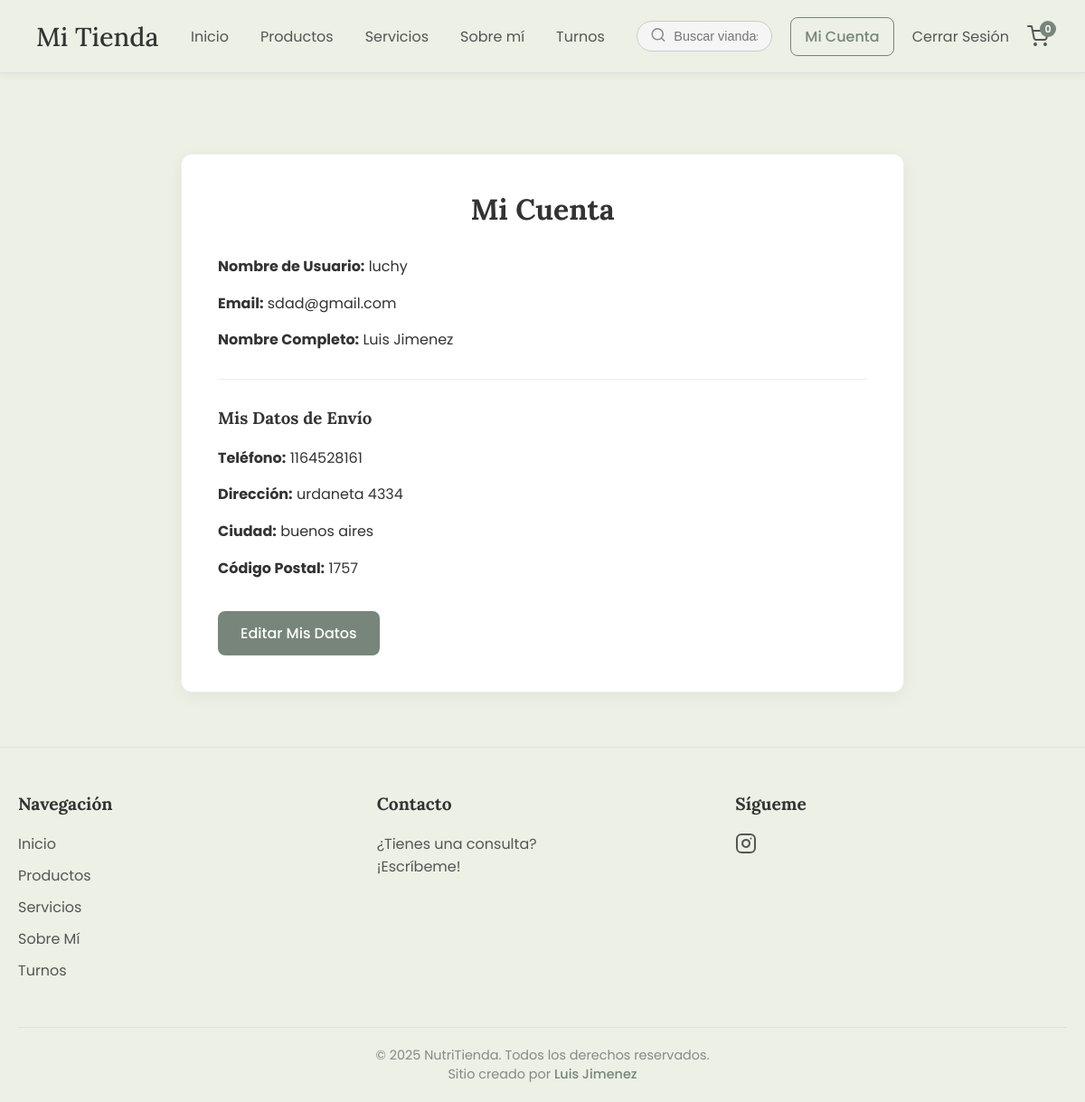
Screenshot of /mi-cuenta/ (signed in) with the database file from the repository.
### usuarios/models.py (models this page shows, shortened)
class Perfil(models.Model):
    user = models.OneToOneField(User, on_delete=models.CASCADE)
    telefono = models.CharField(max_length=20, null=True, blank=True)
    direccion = models.CharField(max_length=255, null=True, blank=True)
    ciudad = models.CharField(max_length=100, null=True, blank=True)
    codigo_postal = models.CharField(max_length=10, null=True, blank=True)
    es_cliente_activo = models.BooleanField(default=False)

### configuracion/models.py (models this page shows, shortened)
class AparienciaConfig(models.Model):
    logo_sitio = ProcessedImageField(
        upload_to='logos/',
        processors=[Transpose(), ResizeToFit(height=80)], # Redimensionar por altura (máx 80px de alto)
        format='PNG', # Conservar PNG para logos transparentes
        options={'quality': 90},
        blank=True, null=True, verbose_name="Logo del Sitio (Navbar)"
    )
    color_fondo_body = ColorField(default='#ECF0E5', verbose_name="Color de Fondo Principal")
    color_carrito_activo = ColorField(default='#E74C3C', verbose_name="Color Contador Carrito (con items)", help_text="Color del círculo numérico del carrito cuando tiene productos.")
    navbar_color_fondo = ColorField(default='#FFFFFF', verbose_name="Color de Fondo (Navbar y Footer)")
    navbar_color_enlaces = ColorField(default='#555555', verbose_name="Color de Texto (Enlaces del Nav)")
    class EstilosTarjeta(models.TextChoices):
        SIMPLE = 'simple', 'Estilo Simple (Actual)'
        HOT_SALE = 'hot_sale', 'Estilo "Hot Sale" (Con insignia)'
        HARVEST = 'harvest', 'Estilo "Harvest" (Vase)'
    estilo_tarjeta_producto = models.CharField(max_length=20, choices=EstilosTarjeta.choices, default=EstilosTarjeta.SIMPLE, verbose_name="Estilo de Tarjetas de Producto", help_text="Elige el diseño que se usará para mostrar los productos en el catálogo.")
    class FuentesTarjeta(models.TextChoices):
        DEFAULT = '"Poppins", sans-serif', 'Fuente Principal (Poppins)'
        SERIF = '"Lora", serif', 'Fuente Elegante (Lora)'
        MODERNA = '"Segoe UI", sans-serif', 'Fuente Moderna (Segoe UI)'
    fuente_tarjetas = models.CharField(max_length=50, choices=FuentesTarjeta.choices, default=FuentesTarjeta.DEFAULT, verbose_name="Tipografía de Tarjetas")
    color_titulo_tarjeta = ColorField(default='#18181B', verbose_name="Color Título (Tarjetas)")
    color_desc_tarjeta = ColorField(default='#52525B', verbose_name="Color Descripción (Tarjetas)")
    boton_color_principal_fondo = ColorField(default='#78857A', verbose_name="Color Principal (Botones)")
    boton_color_principal_texto = ColorField(default='#FFFFFF', verbose_name="Color de Texto (Botones)")
    boton_color_principal_hover = ColorField(default='#647066', verbose_name="Color Hover (Botones)")
    boton_color_secundario_borde = ColorField(default='#78857A', verbose_name="Color Secundario (Borde y Texto)")
    card_btn_principal_fondo = ColorField(default='#78857A', verbose_name="[Tarjeta] Color Principal (Fondo)")
    card_btn_principal_texto = ColorField(default='#FFFFFF', verbose_name="[Tarjeta] Color Principal (Texto)")
    card_btn_principal_hover = ColorField(default='#647066', verbose_name="[Tarjeta] Color Principal (Hover)")
    card_btn_secundario_borde = ColorField(default='#78857A', verbose_name="[Tarjeta] Color Secundario (Borde)")
    footer_col_contacto_titulo = models.CharField(max_length=50, default="Contacto", verbose_name="Título Columna Contacto")
    footer_col_contacto_texto = models.TextField(max_length=200, default="¿Tienes una consulta? <br> ¡Escríbeme!", verbose_name="Texto Columna Contacto", blank=True)
    footer_link_instagram = models.URLField(max_length=255, blank=True, null=True, verbose_name="Enlace Instagram", help_text="URL completa (ej: https://instagram.com/...)")
    footer_link_whatsapp = models.URLField(max_length=255, blank=True, null=True, verbose_name="Enlace WhatsApp", help_text="URL completa (ej: https://wa.me/123456...)")
    footer_texto_creditos = models.CharField(max_length=100, default="Luis Jiménez", verbose_name="Nombre Creador (Footer)")
    class Meta:
        verbose_name = "Configuración de Apariencia"
        verbose_name_plural = "Configuración de Apariencia"

### usuarios/views.py (the view)
# urls.py: path('', views.profile_view, name='profile'),
@login_required
def profile_view(request):
    return render(request, 'usuarios/profile.html')

### configuracion/context_processors.py (called while the page is built)
def apariencia_context(request):
    config = AparienciaConfig.objects.first()
    if not config:
        config_data = {
            'logo_sitio': None,
            'color_fondo_body': '#ECF0E5',
            'navbar_color_fondo': '#FFFFFF',
            'navbar_color_enlaces': '#555555',
            'boton_color_principal_fondo': '#78857A',
            'boton_color_principal_texto': '#FFFFFF',
            'boton_color_principal_hover': '#647066',
            'boton_color_secundario_borde': '#78857A',
             'color_carrito_activo': '#E74C3C',
        }
    else:
        config_data = config
    return {'apariencia_config': config_data}

### templates/usuarios/profile.html
{% extends 'base.html' %}
{% load static %}
{% block extra_css %}
  <link rel="stylesheet" href="{% static 'css/pages/auth.css' %}">
{% endblock %}
{% block content %}
<div class="profile-container">
    <h2>Mi Cuenta</h2>
    <div class="profile-info">
        <p><strong>Nombre de Usuario:</strong> {{ user.username }}</p>
        <p><strong>Email:</strong> {{ user.email }}</p>
        <p><strong>Nombre Completo:</strong> {{ user.first_name }} {{ user.last_name }}</p>
    </div>
    <hr>
    <div class="profile-details">
        <h3>Mis Datos de Envío</h3>
        <p><strong>Teléfono:</strong> {{ user.perfil.telefono|default:"No especificado" }}</p>
        <p><strong>Dirección:</strong> {{ user.perfil.direccion|default:"No especificada" }}</p>
        <p><strong>Ciudad:</strong> {{ user.perfil.ciudad|default:"No especificada" }}</p>
        <p><strong>Código Postal:</strong> {{ user.perfil.codigo_postal|default:"No especificado" }}</p>
    </div>
    <a href="{% url 'edit_profile' %}" class="btn-principal" style="margin-top: 20px; display: inline-block;">Editar Mis Datos</a>
</div>
{% endblock %}

### templates/footer_content.html (shortened to what this page needs)
{% load static %}
<footer class="site-footer">
    <div class="footer-container">
        <div class="footer-column">
            <h4>Navegación</h4>
            <ul>
                <li><a href="{% url 'inicio' %}">Inicio</a></li>
                <li><a href="{% url 'lista_productos' %}">Productos</a></li>
                <li><a href="{% url 'servicios' %}">Servicios</a></li>
                <li><a href="{% url 'sobre_mi' %}">Sobre Mí</a></li>
                <li><a href="{% url 'calendario' %}">Turnos</a></li>
            </ul>
        </div>
        <div class="footer-column">
            <h4>{{ apariencia_config.footer_col_contacto_titulo|default:"Contacto" }}</h4>
            <p>{{ apariencia_config.footer_col_contacto_texto|safe|default:"¿Tienes una consulta? <br> ¡Escríbeme!" }}</p>
        </div>
        <div class="footer-column">
            <h4>Sígueme</h4>
            <div class="footer-social">
                {% if apariencia_config.footer_link_instagram %}
                <a href="{{ apariencia_config.footer_link_instagram }}" target="_blank" aria-label="Instagram">
                </a>
                {% endif %}
            </div>
        </div>
    </div>
    <div class="footer-bottom">
        <p>&copy; {% now "Y" %} NutriTienda. Todos los derechos reservados.</p>
        <p class="creator-credit">Sitio creado por <a href="#" target="_blank">{{ apariencia_config.footer_texto_creditos|default:"Luis Jiménez" }}</a></p>
    </div>
</footer>

### static/css/base/global.css (style rules this page uses)
* { margin: 0; padding: 0; box-sizing: border-box; }
body { font-family: "Poppins", sans-serif; background-color: var(--color-fondo-body, #ecf0e5); color: #333; padding-top: 85px; }
.site-footer { background-color: var(--color-footer, #ffffff); color: #555; padding: 50px 20px 0; border-top: 1px solid #e0e0e0; }
.footer-container { max-width: 1200px; margin: 0 auto; display: flex; justify-content: space-between; flex-wrap: wrap; gap: 30px; padding-bottom: 40px; }
.footer-column { flex: 1; min-width: 200px; }
.footer-column h4 { font-family: "Lora", serif; font-size: 1.2rem; color: #333; margin-bottom: 20px; }
.footer-column ul { list-style: none; padding: 0; }
.footer-column ul li { margin-bottom: 10px; }
.footer-column a { text-decoration: none; color: #555; transition: color 0.3s ease; }
.footer-social { display: flex; gap: 20px; }
.footer-social svg { transition: all 0.3s ease; }
.footer-bottom { border-top: 1px solid #e0e0e0; padding: 20px 0; text-align: center; font-size: 0.9rem; color: #888; }
.creator-credit a { color: var(--color-btn-principal-fondo, #78857a); font-weight: 500; text-decoration: none; }
.btn-elegante, .btn-principal, .btn-secundario, .btn-checkout, .login-button { font-family: "Poppins", sans-serif; font-weight: 500; text-align: center; border-radius: 8px; cursor: pointer; transition: all 0.3s ease; text-decoration: none; }
.btn-principal { background-color: var(--color-btn-principal-fondo, #78857a); color: var(--color-btn-principal-texto, #fff); border: none; padding: 12px 25px; }

### static/css/pages/auth.css (style rules this page uses)
.auth-form-container, .profile-container { max-width: 800px; margin: 60px auto; padding: 40px; background-color: #fff; border-radius: 12px; box-shadow: 0 5px 20px rgba(0, 0, 0, 0.05); border: 1px solid #eee; }
.auth-form-container h2, .profile-container h2 { font-family: "Lora", serif; text-align: center; margin-bottom: 30px; font-size: 2rem; color: #333; }
.profile-info p, .profile-details p { margin-bottom: 15px; line-height: 1.6; }
.profile-container hr { border: 0; border-top: 1px solid #eee; margin: 30px 0; }
.profile-details h3 { font-family: "Lora", serif; margin-bottom: 20px; }

### rows the page displays
AparienciaConfig: footer_col_contacto_titulo "Contacto", footer_col_contacto_texto "¿Tienes una consulta? ¡Escríbeme!", footer_texto_creditos "Luis Jimenez"

### other values shown
{{ user.username }} "luchy"
{{ user.email }} "sdad@gmail.com"
{{ user.first_name }} "Luis"
{{ user.last_name }} "Jimenez"
{{ user.perfil.telefono|default:"No especificado" }} "1164528161"
{{ user.perfil.direccion|default:"No especificada" }} "urdaneta 4334"
{{ user.perfil.ciudad|default:"No especificada" }} "buenos aires"
{{ user.perfil.codigo_postal|default:"No especificado" }} "1757"
